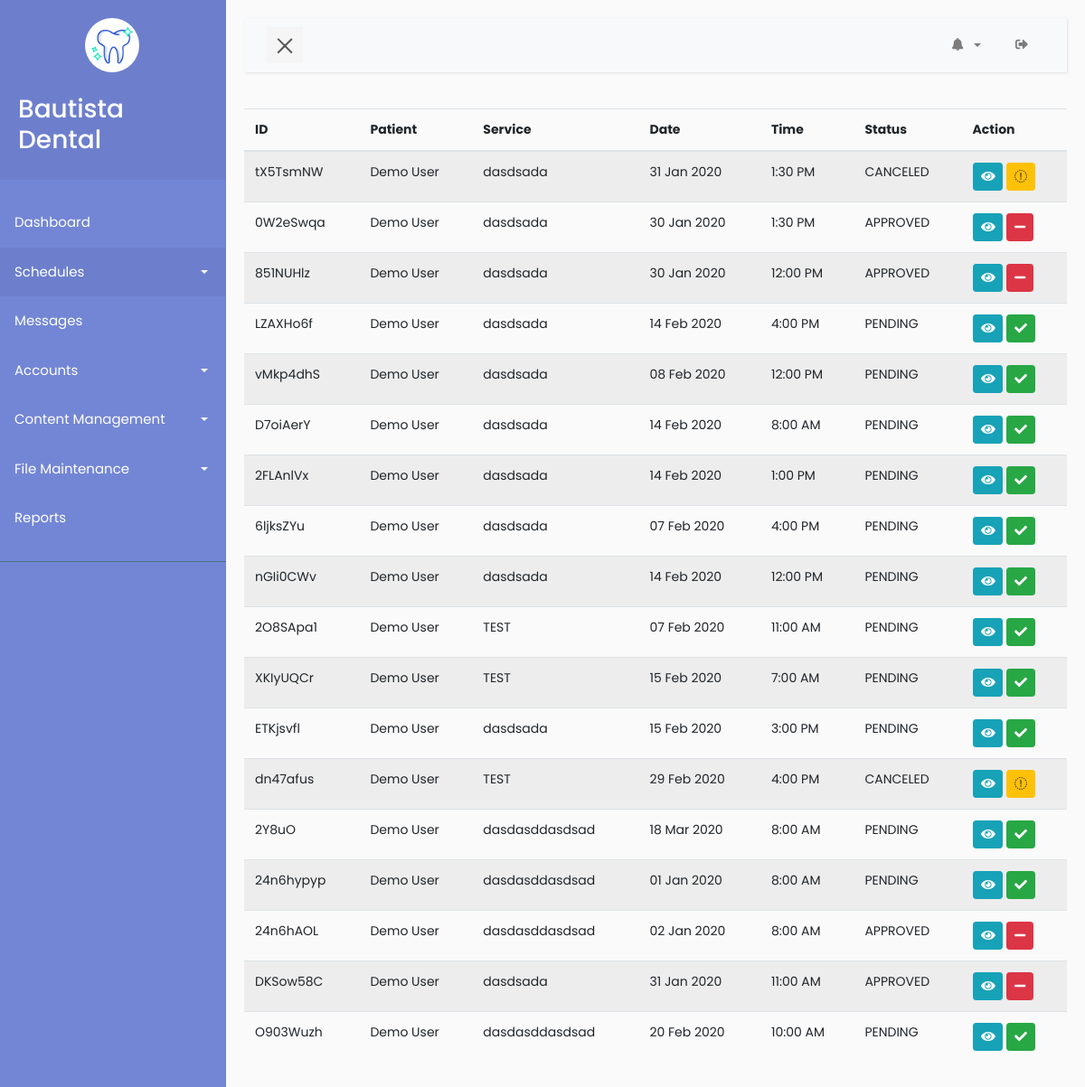
The app's page /admin/appointment.php (signed in) with its own data.
### tables this page shows
CREATE TABLE IF NOT EXISTS `appointment` (
  `id` int(11) NOT NULL AUTO_INCREMENT,
  `appointmentId` varchar(255) NOT NULL,
  `userId` varchar(255) NOT NULL,
  `serviceId` varchar(255) NOT NULL,
  `employeeId` varchar(255) NOT NULL,
  `date` date NOT NULL,
  `start` varchar(255) NOT NULL,
  `end` varchar(255) NOT NULL,
  `duration` int(11) NOT NULL,
  `time` varchar(255) NOT NULL,
  `message` text,
  `status` varchar(255) NOT NULL,
  `preDiagnostic` varchar(255) NOT NULL,
  `createdAt` timestamp NOT NULL DEFAULT CURRENT_TIMESTAMP ON UPDATE CURRENT_TIMESTAMP,
  PRIMARY KEY (`id`)
);

CREATE TABLE IF NOT EXISTS `user` (
  `id` int(11) NOT NULL AUTO_INCREMENT,
  `userId` varchar(255) NOT NULL,
  `firstName` varchar(255) NOT NULL,
  `lastName` varchar(255) NOT NULL,
  `contact` varchar(255) NOT NULL,
  `email` varchar(255) NOT NULL,
  `password` varchar(255) NOT NULL,
  `photo` varchar(255) DEFAULT NULL,
  `createdAt` timestamp NOT NULL DEFAULT CURRENT_TIMESTAMP ON UPDATE CURRENT_TIMESTAMP,
  PRIMARY KEY (`id`)
);

CREATE TABLE IF NOT EXISTS `service` (
  `id` int(11) NOT NULL AUTO_INCREMENT,
  `serviceId` varchar(255) NOT NULL,
  `name` varchar(255) NOT NULL,
  `description` longtext,
  `photo` varchar(255) DEFAULT NULL,
  `categoryId` varchar(255) NOT NULL,
  `duration` int(11) NOT NULL,
  PRIMARY KEY (`id`)
);

### admin/appointment.php (the view, shortened to what this page needs)
<?php
include 'nav.php'
?>
  <table class="display dt-responsive nowrap table table-striped" id="table_id">
    <thead>
      <tr>
        <th>ID</th>
        <th>Patient</th>
        <th>Service</th>
        <th>Date</th>
        <th>Time</th>
        <th>Status</th>
        <th>Action</th>
      </tr>
    </thead>
    <tbody>
      <?php
      $getAppointments = $connect->prepare("SELECT * from appointment ORDER BY createdAt DESC");
      $getAppointments->execute();
      $appointments = $getAppointments->fetchAll();
      foreach ($appointments as $appointment) {
        $appointmentId = $appointment['appointmentId'];
        $userId = $appointment['userId'];
        $serviceId = $appointment['serviceId'];
        $date = new DateTime($appointment['date']);
        $dateFormat = $date->format("d M Y");
        $start = $appointment['start'];
        $status = $appointment['status'];
        $sqlUsers = $connect->prepare("SELECT firstName, lastName FROM user WHERE userId = :userId");
        $sqlUsers->execute(["userId" => $userId]);
        $userRow = $sqlUsers->fetch(PDO::FETCH_ASSOC);
        $userName = $userRow['firstName'] . " " . $userRow['lastName'];
        $sqlService = $connect->prepare("SELECT name FROM service WHERE serviceId = :serviceId");
        $sqlService->execute(["serviceId" => $serviceId]);
        $serviceRow = $sqlService->fetch(PDO::FETCH_ASSOC);
        $serviceName = $serviceRow['name'];
      ?>
        <tr>
          <td><?php echo $appointmentId ?></td>
          <td><?php echo $userName ?></td>
          <td><?php echo $serviceName ?></td>
          <td><?php echo $dateFormat ?></td>
          <td><?php echo $start ?></td>
          <td><?php echo $status ?></td>
          <td>
            <a href="#" class="btn btn-info btn-sm"><span class="icon"><i class="fas fa-eye view"></i></span></a>
            <?php if ($status == 'PENDING') { ?>
              <a href="<?php echo '../api/approved-cancel-status.php?id='.$appointmentId.'&&action=approve' ?>" class="btn btn-success btn-sm"><span class="icon"><i class="fas fa-check view"></i></span></a>
            <?php } ?>
            <?php if ($status == 'APPROVED') { ?>
              <a href="<?php echo '../api/approved-cancel-status.php?id='.$appointmentId.'&&action=cancel' ?>" class="btn btn-danger btn-sm"><span class="icon"><i class="fas fa-minus view"></i></span></a>
            <?php } ?>
            <?php if ($status == 'CANCELED') { ?>
              <a href="" class="btn btn-warning btn-sm"><span class="icon"><i class="fas fa-pencil view"></i></span></a>
            <?php } ?>
          </td>
        </tr>
      <?php
      }
      ?>
    </tbody>
  </table>
<?php
include 'footer.php'
?>

### admin/nav.php (shortened to what this page needs)
<!DOCTYPE html>
<html>
<head>
    <link rel="stylesheet" href="style/bootstrap.min.css">
    <link rel="stylesheet" href="style/style5.css">
    <link rel="stylesheet" type="text/css" href="style/notif.css">
</head>
<body>
  <?php
    include './modals/message.php';
   ?>
    <?php
        $adminId = $_SESSION['adminId'];
        $getAdmin = $connect->prepare("SELECT * FROM admin WHERE adminId=:adminId");
        $getAdmin->execute(["adminId" => $adminId]);
        $admin = $getAdmin->fetch(PDO::FETCH_ASSOC);
        $name = $admin['firstName'] . " " . $admin['lastName'];
     ?>
    <div class="wrapper">
        <nav id="sidebar">
            <div class="sidebar-header">
                <div class="row">
                    <div class="col-lg-12">
                        <a class="navbar-brand"  href="./index.php">
                            <img src="../logo/tooth.png" width="50" height="50" alt="">
                        </a>
                    </div>
                    <div class="col-lg-12 mt-4">
                         <h3><?php echo $name ? $name : "John Doe" ?></h3>
                    </div>
                </div>
            </div>
            <ul class="list-unstyled components">
                <li>
                    <a href="index.php">Dashboard</a>
                </li>
                <li class="active">
                    <a href="#homeSubmenu" data-toggle="collapse" aria-expanded="false" class="dropdown-toggle">Schedules</a>
                </li>
                  <li>
                    <a href="message.php">Messages</a>
                </li>
                <li>
                    <a href="#pageAccount" data-toggle="collapse" aria-expanded="false" class="dropdown-toggle">Accounts</a>
                </li>
                <li>
                    <a href="#pageContent" data-toggle="collapse" aria-expanded="false" class="dropdown-toggle">Content Management</a>
                </li>
                <li>
                    <a href="#pageFile" data-toggle="collapse" aria-expanded="false" class="dropdown-toggle">File Maintenance</a>
                </li>
                <li>
                    <a href="#">Reports</a>
                </li>
            </ul>
        </nav>
        <div id="content">
            <nav class="navbar navbar-expand-lg navbar-light bg-light">
                <div class="container-fluid">
                    <button type="button" id="sidebarCollapse" class="navbar-btn">
                        <span></span>
                    </button>
                    <div class="collapse navbar-collapse" id="navbarSupportedContent">
                        <ul class="nav navbar-nav ml-auto">
                              <li class="nav-item dropdown pl-2 pr-2" style="width:70px;">
                                <a class="nav-link dropdown-toggle" href="#" id="navbarDropdownMenuLink2" data-toggle="dropdown" aria-haspopup="true" aria-expanded="false">
                                  <i class="fas fa-bell"></i>
                                </a>
                            </li>
                            <li class="nav-item notif__conts">
                               <a class="nav-link" href="./controller/logout.php?logout=<?php echo $_SESSION['id'] ?>"><span class="logout-content"><i class="fas fa-sign-out-alt logout"></i></span></a>
                            </li>
                        </ul>
                    </div>
                </div>
            </nav>

### admin/style/style5.css (style rules this page uses)
body { font-family: 'Poppins', sans-serif; background: #fafafa; }
a, a:hover, a:focus { color: inherit; text-decoration: none; transition: all 0.3s; }
.navbar { padding: 15px 10px; background: #fff; border: none; border-radius: 0; margin-bottom: 40px; box-shadow: 1px 1px 3px rgba(0, 0, 0, 0.1); }
.navbar-btn { box-shadow: none; outline: none !important; border: none; }
.wrapper { display: flex; width: 100%; align-items: stretch; perspective: 1500px; }
#sidebar { min-width: 250px; max-width: 250px; background: #7386D5; color: #fff; transition: all 0.6s cubic-bezier(0.945, 0.020, 0.270, 0.665); transform-origin: bottom left; }
#sidebar .sidebar-header { padding: 20px; background: #6d7fcc; }
#sidebar ul.components { padding: 20px 0; border-bottom: 1px solid #47748b; }
#sidebar ul li a { padding: 10px; font-size: 1.1em; display: block; }
#sidebar ul li.active > a, a[aria-expanded="true"] { color: #fff; background: #6d7fcc; }
a[data-toggle="collapse"] { position: relative; }
.dropdown-toggle::after { display: block; position: absolute; top: 50%; right: 20px; transform: translateY(-50%); }
#content { width: 100%; padding: 20px; min-height: 100vh; transition: all 0.3s; }
#sidebarCollapse { width: 40px; height: 40px; background: #f5f5f5; cursor: pointer; }
#sidebarCollapse span { width: 80%; height: 2px; margin: 0 auto; display: block; background: #555; transition: all 0.8s cubic-bezier(0.810, -0.330, 0.345, 1.375); transition-delay: 0.2s; }
#sidebarCollapse span:last-of-type { transform: rotate(-45deg) translate(1px, -1px); }
#sidebar ul li a { padding: 16px !important; font-size: 15px !important; }
body { font-size: 14px; }
.navbar { padding: 10px !important; }
.nav-item { padding: 0px 10px !important; }
.navbar-brand { margin-left: 35%; background: #fff; padding: 5px; border-radius: 100%; }
#sidebar ul.components { font-size: 12px !important; }

### records on screen
appointment: appointmentId "tX5TsmNW", user.firstName+lastName "Demo User", service.name "dasdsada", date "31 Jan 2020", start "1:30 PM", status "CANCELED"
appointment: appointmentId "0W2eSwqa", user.firstName+lastName "Demo User", service.name "dasdsada", date "30 Jan 2020", start "1:30 PM", status "APPROVED"
appointment: appointmentId "851NUHlz", user.firstName+lastName "Demo User", service.name "dasdsada", date "30 Jan 2020", start "12:00 PM", status "APPROVED"
appointment: appointmentId "LZAXHo6f", user.firstName+lastName "Demo User", service.name "dasdsada", date "14 Feb 2020", start "4:00 PM", status "PENDING"
appointment: appointmentId "vMkp4dhS", user.firstName+lastName "Demo User", service.name "dasdsada", date "08 Feb 2020", start "12:00 PM", status "PENDING"
appointment: appointmentId "D7oiAerY", user.firstName+lastName "Demo User", service.name "dasdsada", date "14 Feb 2020", start "8:00 AM", status "PENDING"
appointment: appointmentId "2FLAnlVx", user.firstName+lastName "Demo User", service.name "dasdsada", date "14 Feb 2020", start "1:00 PM", status "PENDING"
appointment: appointmentId "6ljksZYu", user.firstName+lastName "Demo User", service.name "dasdsada", date "07 Feb 2020", start "4:00 PM", status "PENDING"
appointment: appointmentId "nGIi0CWv", user.firstName+lastName "Demo User", service.name "dasdsada", date "14 Feb 2020", start "12:00 PM", status "PENDING"
appointment: appointmentId "2O8SApa1", user.firstName+lastName "Demo User", service.name "TEST", date "07 Feb 2020", start "11:00 AM", status "PENDING"
appointment: appointmentId "XKIyUQCr", user.firstName+lastName "Demo User", service.name "TEST", date "15 Feb 2020", start "7:00 AM", status "PENDING"
appointment: appointmentId "ETKjsvfl", user.firstName+lastName "Demo User", service.name "dasdsada", date "15 Feb 2020", start "3:00 PM", status "PENDING"
appointment: appointmentId "dn47afus", user.firstName+lastName "Demo User", service.name "TEST", date "29 Feb 2020", start "4:00 PM", status "CANCELED"
appointment: appointmentId "2Y8uO", user.firstName+lastName "Demo User", service.name "dasdasddasdsad", date "18 Mar 2020", start "8:00 AM", status "PENDING"
appointment: appointmentId "24n6hypyp", user.firstName+lastName "Demo User", service.name "dasdasddasdsad", date "01 Jan 2020", start "8:00 AM", status "PENDING"
appointment: appointmentId "24n6hAOL", user.firstName+lastName "Demo User", service.name "dasdasddasdsad", date "02 Jan 2020", start "8:00 AM", status "APPROVED"
appointment: appointmentId "DKSow58C", user.firstName+lastName "Demo User", service.name "dasdsada", date "31 Jan 2020", start "11:00 AM", status "APPROVED"
appointment: appointmentId "O903Wuzh", user.firstName+lastName "Demo User", service.name "dasdasddasdsad", date "20 Feb 2020", start "10:00 AM", status "PENDING"

### other values on screen
$name "Bautista Dental"
